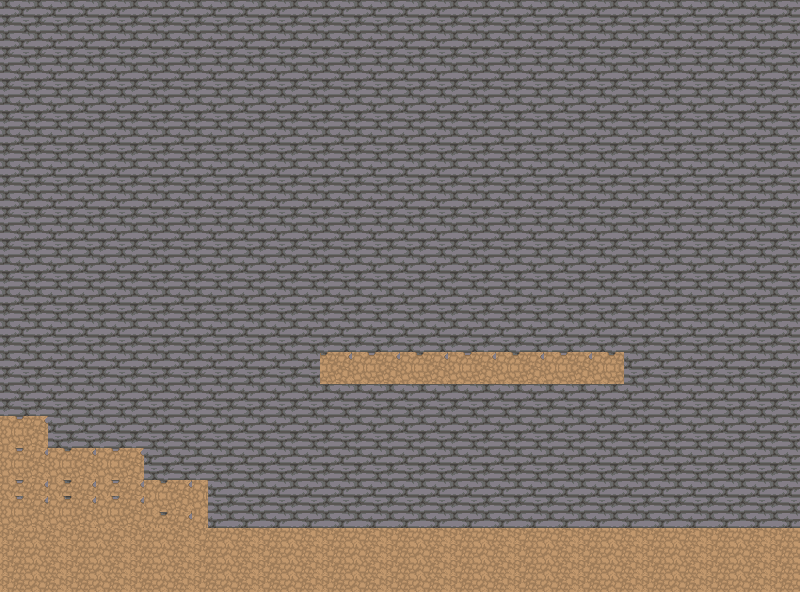

The image is a tile-based game level rendered from a .tmx file. Its description and source (layers, tilesets, objects; grid data summarised) follow:
An orthogonal 50x37 tile map with 16x16 px tiles, 3 tile layers (background, obstacles, sol).

<map version="1.10" tiledversion="1.10.1" orientation="orthogonal" renderorder="right-down" width="50" height="37" tilewidth="16" tileheight="16" infinite="0" nextlayerid="4" nextobjectid="1">
 <tileset firstgid="1" source="map.tsx" />
 <layer id="1" name="background" width="50" height="37">
  <data>[1850 cells, 1850 non-empty, 4 distinct tile ids]</data>
 </layer>
 <layer id="3" name="obstacles" width="50" height="37">
  <data>[1850 cells, 101 non-empty, 6 distinct tile ids]</data>
 </layer>
 <layer id="2" name="sol" width="50" height="37">
  <data>[1850 cells, 221 non-empty, 5 distinct tile ids]</data>
 </layer>
</map>
